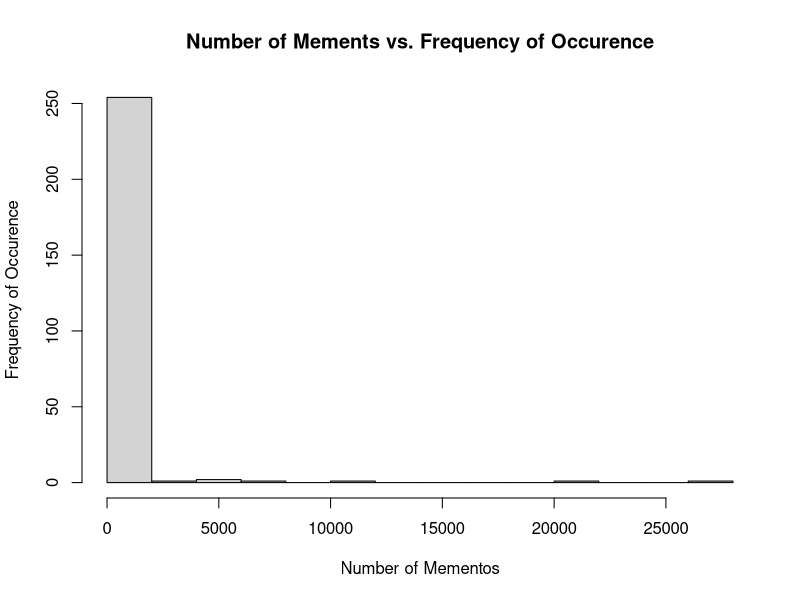

The R script that drew this image:


histData <-  read.csv('./MementoCounts.csv', head=TRUE, sep=",")
hist(histData$MementoCount, xlab='Number of Mementos', ylab='Frequency of Occurence', main='Number of Mements vs. Frequency of Occurence')